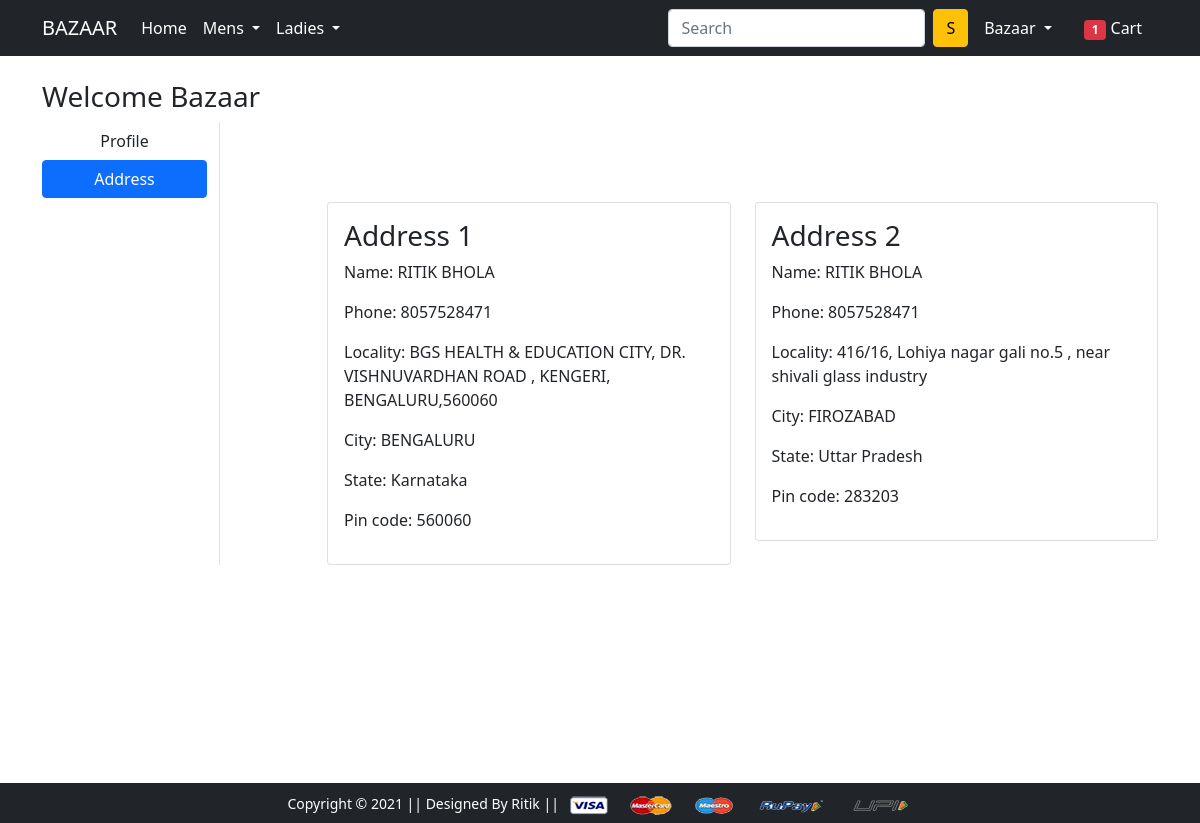
The page /address/ (signed in) on the database its author committed.
### app/models.py (models this page shows, shortened)
class Customer(models.Model):
    user = models.ForeignKey(User, on_delete=models.CASCADE)
    name = models.CharField(max_length=200)
    locality = models.CharField(max_length=200)
    city = models.CharField(max_length=50)
    zipcode = models.IntegerField()
    phone = models.IntegerField(max_length=12)
    state = models.CharField(choices=STATE_CHOICES, max_length=50)

### app/views.py (the view)
# urls.py: path('address/', views.address, name='address'),
@login_required
def address(request):
    totalitem = 0
    if request.user.is_authenticated:
        totalitem = len(Cart.objects.filter(user=request.user))
    add = Customer.objects.filter(user=request.user)
    return render(request, 'app/address.html', {'add':add, 'active':'btn-primary', 'totalitem':totalitem})

### app/templates/app/address.html (shortened to what this page needs)
{% extends 'app/base.html' %}
{% load static %}
{% block main-content %}
<div class="container my-5">
 <div class="row">
 <h3>Welcome {{request.user.username|capfirst}}</h3>
  <div class="col-sm-2 border-end">
   <ul class="list-unstyled">
    <li class="d-grid"><a href="{% url 'profile' %}" class="btn">Profile</a></li>
    <li class="d-grid"><a href="{% url 'address' %}" class="btn btn-primary">Address</a></li>
   </ul>
  </div>
  <div class="col-sm-9 offset-sm-1">
   <div class="row">
   {% for ad in add %}
    <div class="col-sm-6">
     <div class="card">
      <div class="card-body">
       <h3>Address {{forloop.counter}}</h3>
       <p>Name: {{ad.name}}</p>
       <p>Phone: {{ad.phone}}</p>
       <p>Locality: {{ad.locality}}</p>
       <p>City: {{ad.city}}</p>
       <p>State: {{ad.state}}</p>
       <p>Pin code: {{ad.zipcode}}</p>
      </div>
     </div>
    </div>
    {% endfor %}
   </div>
  </div>
 </div>
</div>
{% endblock main-content %}

### app/templates/app/base.html (shortened to what this page needs)
{% load static %}
<!doctype html>
<html lang="en">
<head>
  <link href="https://cdn.jsdelivr.net/npm/bootstrap@5.0.0-beta1/dist/css/bootstrap.min.css" rel="stylesheet"
>
  <link rel="stylesheet" href="{% static 'app/css/owl.carousel.min.css' %}">
  <link rel="stylesheet" href="{% static 'app/css/all.min.css' %}">
  <link rel="stylesheet" href="{% static 'app/css/style.css' %}">
</head>
<body>
  <div class="fixed-top">
    <nav class="navbar navbar-expand-lg navbar-dark bg-dark">
      <div class="container">
        <a class="navbar-brand" href="/">BAZAAR</a>
        <div class="collapse navbar-collapse" id="navbarSupportedContent">
          <ul class="navbar-nav me-auto mb-2 mb-lg-0">
            <li class="nav-item">
              <a class="nav-link active" aria-current="page" href="/">Home</a>
            </li>
            <li class="nav-item dropdown">
              <a class="nav-link dropdown-toggle text-white" href="#" id="electronicsDropdown" role="button"
                data-bs-toggle="dropdown" aria-expanded="false">
                Mens
              </a>
            </li>
            <li class="nav-item dropdown">
              <a class="nav-link dropdown-toggle text-white" href="#" id="fashionDropdown" role="button"
                data-bs-toggle="dropdown" aria-expanded="false">
                Ladies
              </a>
            </li>
          </ul>
          <form class="d-flex">
            <input class="form-control me-2" type="search" placeholder="Search" aria-label="Search">
            <button class="btn btn-warning" type="submit">S</button>
          </form>
          <div>
            <ul class="navbar-nav me-auto mb-2 mb-lg-0">
            {% if request.user.is_authenticated %}
              <li class="nav-item dropdown mx-2">
                <a class="nav-link dropdown-toggle text-white" href="#" id="profileDropdown" role="button"
                  data-bs-toggle="dropdown" aria-expanded="false">
                  {{request.user.username|capfirst}}
                </a>
              </li>
              <li class="nav-item mx-2">
                <a href="{% url 'showcart' %}" class="nav-link text-white"><span class="badge bg-danger">{{totalitem}}</span>
                  Cart </a>
              </li>
              {% endif %}
            </ul>
          </div>
        </div>
      </div>
    </nav>
  </div>
  <div class="body1">
    {% block main-content %} {% endblock main-content %}
  </div>
  <footer class="container-fluid bg-dark text-center p-2 mt-5">
    <small class="text-white">Copyright &copy; 2021 || Designed By Ritik || </small>
    <img src="{% static 'app/images/payment.png' %}" alt="" srcset="" class="img-fluid" height="2px">
  </footer>
</body>
</html>

### app/static/app/css/style.css (style rules this page uses)
.body1 { min-height: calc(100vh - 105px - 40px); margin-top: 56px; }
.row { margin-top: 5rem; }
footer { margin-bottom: 0px; }

### rows shown on the page
Customer: name "RITIK BHOLA", phone "8057528471", locality "BGS HEALTH & EDUCATION CITY, DR. VISHNUVARDHAN ROAD , KENGERI, BENGALURU,560060", city "BENGALURU", state "Karnataka", zipcode "560060"
Customer: name "RITIK BHOLA", phone "8057528471", locality "416/16, Lohiya nagar gali no.5 , near shivali glass industry", city "FIROZABAD", state "Uttar Pradesh", zipcode "283203"

### other values the page prints
{{ request.user.username|capfirst }} "Bazaar"
{{ totalitem }} "1"
